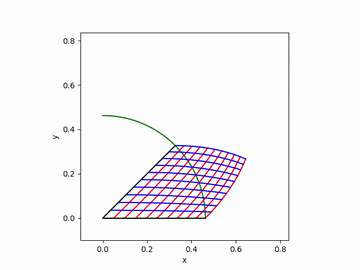
#> input picture gifs/grow_pdisc.gif, 360 x 270 px, shrunk from 640 x 480 before the run
$ python gif_maker.py
#> lines starting #> are read from the running program, lines starting #| are printed output that depends on the picture
# -*- coding: utf-8 -*-
"""
@author: Ari Bormanis
Purpose: Create a gif from images
"""

import imageio.v3 as iio
import os
from PIL import Image, ImageChops


def make_gif(im_dir, gif_name, dur=135, gif_dir='gifs'):
    """Assemble all fig*.png files in im_dir into a gif saved to gif_dir/."""
    _, _, files = next(os.walk(im_dir))
    file_count = len(files)
    images = []
    for i in range(file_count):
        images.append(iio.imread(os.path.join(im_dir, f'fig{i}.png')))
    os.makedirs(gif_dir, exist_ok=True)
    iio.imwrite(os.path.join(gif_dir, f'{gif_name}.gif'), images, duration=dur, loop=0)


def _autocrop_box(gif, padding=10):
    """Return the crop box that removes whitespace, consistent across all frames."""
    left, upper, right, lower = gif.width, gif.height, 0, 0
    white = Image.new('RGB', (gif.width, gif.height), (255, 255, 255))
    for i in range(gif.n_frames):
        gif.seek(i)
        bbox = ImageChops.difference(gif.convert('RGB'), white).getbbox()
        if bbox:
            left  = min(left,  bbox[0])
            upper = min(upper, bbox[1])
            right = max(right, bbox[2])
            lower = max(lower, bbox[3])
    return (
        max(0, left  - padding),
        max(0, upper - padding),
        min(gif.width,  right  + padding),
        min(gif.height, lower  + padding),
    )


def combine_gifs_horizontal(gif_paths, output_path, gap=4, autocrop=None):
    """Combine GIFs side by side into a single GIF.

    All input GIFs should have the same frame count. Frame duration is taken
    from the first GIF. A white gap of `gap` pixels is inserted between each.

    autocrop: None/False (no crop), True (crop all), or list of bool per GIF.
    """
#> called with output_path = 'gifs/grow_combined.gif', gap = 4, autocrop = True
    gifs = [Image.open(p) for p in gif_paths]
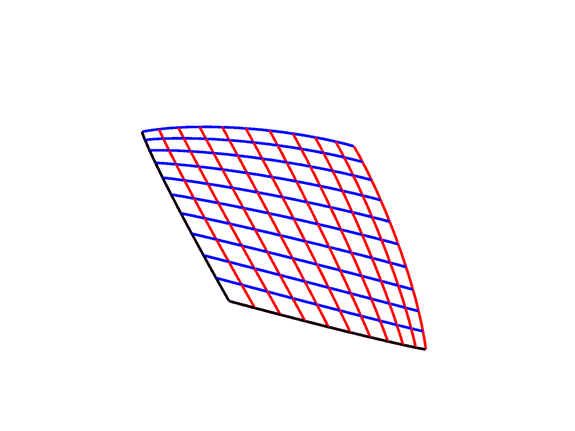
#> input picture gifs/grow_sphere.gif, 575 x 431 px, shrunk from 1024 x 768 before the run
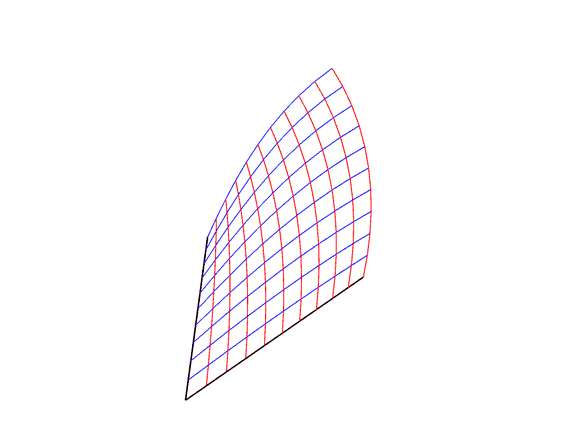
#> input picture gifs/grow_surf.gif, 575 x 431 px, shrunk from 1024 x 768 before the run
#> gifs = 3 items
    n_frames = min(g.n_frames for g in gifs)
#> n_frames = 1

    if autocrop is None or autocrop is False:
        autocrop = [False] * len(gifs)
    elif autocrop is True:
        autocrop = [True] * len(gifs)
#> autocrop = [True, True, True]

    crop_boxes = [_autocrop_box(g) if do_crop else None
                  for g, do_crop in zip(gifs, autocrop)]
#> in _autocrop_box, `white = Image.new('RGB', (gif.width, gif.height), (255, 255, 255))`: white: PIL image 360x270 RGB; every value is 255
#> the loop in _autocrop_box, `for i in range(gif.n_frames):` made 1 pass
#> (left, upper, right, lower) on pass 1: (0, 0, 360, 270)
#> in _autocrop_box, gif is the input picture: PIL image 360x270 P; mean R, G, B 247.1, 245, 247.5
#> in _autocrop_box (call 2), `white = Image.new('RGB', (gif.width, gif.height), (255, 255, 255))`: white: PIL image 575x431 RGB; every value is 255
#> the loop in _autocrop_box (call 2), `for i in range(gif.n_frames):` made 1 pass
#> (left, upper, right, lower) on pass 1: (138, 123, 430, 353)
#> in _autocrop_box, gif is the input picture: PIL image 575x431 P; mean R, G, B 248.2, 242.6, 248.5
#> in _autocrop_box, gif is the input picture: PIL image 575x431 P; mean R, G, B 252.5, 250.5, 252.5
#> crop_boxes = [(0, 0, 360, 270), (128, 113, 440, 363), (172, 56, 384, 413)]

    def _cropped_size(gif, box):
        if box:
            return (box[2] - box[0], box[3] - box[1])
        return (gif.width, gif.height)

    sizes = [_cropped_size(g, cb) for g, cb in zip(gifs, crop_boxes)]
#> sizes = [(360, 270), (312, 250), (212, 357)]
    total_w = sum(s[0] for s in sizes) + gap * (len(gifs) - 1)
#> total_w = 892
    max_h   = max(s[1] for s in sizes)
#> max_h = 357

    gifs[0].seek(0)
    dur = gifs[0].info.get('duration', 150)
#> dur = 150

    frames = []
    for i in range(n_frames):
        canvas = Image.new('RGB', (total_w, max_h), (255, 255, 255))
        x = 0
        for gif, crop_box, (w, h) in zip(gifs, crop_boxes, sizes):
            gif.seek(i)
            frame = gif.convert('RGB')
            if crop_box:
                frame = frame.crop(crop_box)
            canvas.paste(frame, (x, (max_h - h) // 2))
            x += w + gap
        frames.append(canvas.convert('P', palette=Image.ADAPTIVE, colors=256))
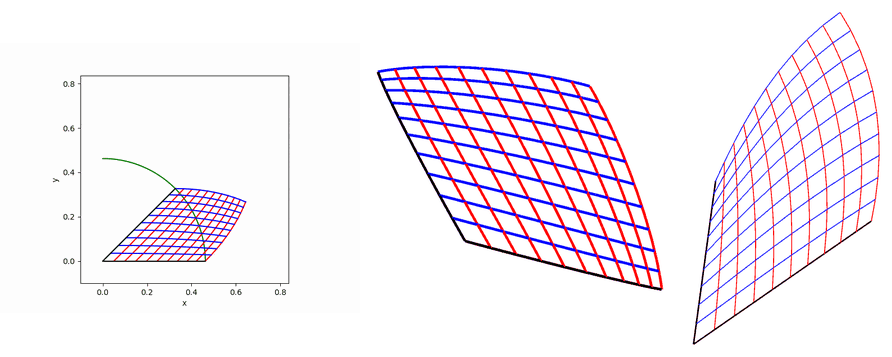
#> canvas: PIL image 892x357 RGB; mean R, G, B 245.4, 238.8, 245.7
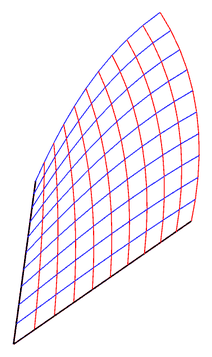
#> frame: PIL image 212x357 RGB; mean R, G, B 246.8, 240.2, 246.7
#> after the loop, frames = 1 item

    for g in gifs:
        g.close()
#> this loop made 3 passes

    frames[0].save(output_path, save_all=True, append_images=frames[1:],
                   loop=0, duration=dur, optimize=True)


if __name__ == '__main__':
    # [5 lines of commented-out code are left out]
    combine_gifs_horizontal(
        ['gifs/grow_pdisc.gif', 'gifs/grow_sphere.gif', 'gifs/grow_surf.gif'],
        'gifs/grow_combined.gif',
        autocrop=True
    )
